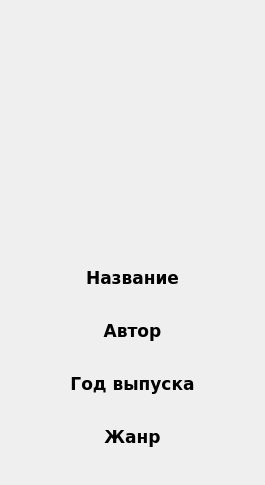
<?xml version="1.0" encoding="UTF-8"?>
<ui version="4.0">
 <class>Form</class>
 <widget class="QWidget" name="Form">
  <property name="geometry">
   <rect>
    <x>0</x>
    <y>0</y>
    <width>265</width>
    <height>477</height>
   </rect>
  </property>
  <property name="maximumSize">
   <size>
    <width>265</width>
    <height>477</height>
   </size>
  </property>
  <property name="windowTitle">
   <string>Информация о книге</string>
  </property>
  <property name="windowIcon">
   <iconset>
    <normaloff>info.png</normaloff>info.png</iconset>
  </property>
  <property name="styleSheet">
   <string notr="true"/>
  </property>
  <layout class="QVBoxLayout" name="verticalLayout">
   <item>
    <widget class="QLabel" name="preview">
     <property name="sizePolicy">
      <sizepolicy hsizetype="Preferred" vsizetype="Expanding">
       <horstretch>0</horstretch>
       <verstretch>0</verstretch>
      </sizepolicy>
     </property>
     <property name="minimumSize">
      <size>
       <width>0</width>
       <height>251</height>
      </size>
     </property>
     <property name="maximumSize">
      <size>
       <width>340</width>
       <height>251</height>
      </size>
     </property>
     <property name="text">
      <string/>
     </property>
     <property name="scaledContents">
      <bool>true</bool>
     </property>
    </widget>
   </item>
   <item>
    <widget class="QLabel" name="text1">
     <property name="sizePolicy">
      <sizepolicy hsizetype="Preferred" vsizetype="Minimum">
       <horstretch>0</horstretch>
       <verstretch>0</verstretch>
      </sizepolicy>
     </property>
     <property name="minimumSize">
      <size>
       <width>0</width>
       <height>0</height>
      </size>
     </property>
     <property name="font">
      <font>
       <family>Verdana</family>
       <pointsize>13</pointsize>
       <weight>75</weight>
       <bold>true</bold>
      </font>
     </property>
     <property name="text">
      <string>Название</string>
     </property>
     <property name="alignment">
      <set>Qt::AlignBottom|Qt::AlignHCenter</set>
     </property>
    </widget>
   </item>
   <item>
    <widget class="QLabel" name="bookTitle">
     <property name="sizePolicy">
      <sizepolicy hsizetype="Preferred" vsizetype="Minimum">
       <horstretch>0</horstretch>
       <verstretch>0</verstretch>
      </sizepolicy>
     </property>
     <property name="minimumSize">
      <size>
       <width>0</width>
       <height>0</height>
      </size>
     </property>
     <property name="font">
      <font>
       <family>Verdana</family>
       <pointsize>13</pointsize>
      </font>
     </property>
     <property name="text">
      <string/>
     </property>
     <property name="alignment">
      <set>Qt::AlignCenter</set>
     </property>
    </widget>
   </item>
   <item>
    <widget class="QLabel" name="text2">
     <property name="sizePolicy">
      <sizepolicy hsizetype="Preferred" vsizetype="Minimum">
       <horstretch>0</horstretch>
       <verstretch>0</verstretch>
      </sizepolicy>
     </property>
     <property name="minimumSize">
      <size>
       <width>0</width>
       <height>0</height>
      </size>
     </property>
     <property name="font">
      <font>
       <family>Verdana</family>
       <pointsize>13</pointsize>
       <weight>75</weight>
       <bold>true</bold>
      </font>
     </property>
     <property name="text">
      <string>Автор</string>
     </property>
     <property name="alignment">
      <set>Qt::AlignBottom|Qt::AlignHCenter</set>
     </property>
    </widget>
   </item>
   <item>
    <widget class="QLabel" name="bookAuthor">
     <property name="sizePolicy">
      <sizepolicy hsizetype="Preferred" vsizetype="Minimum">
       <horstretch>0</horstretch>
       <verstretch>0</verstretch>
      </sizepolicy>
     </property>
     <property name="minimumSize">
      <size>
       <width>0</width>
       <height>0</height>
      </size>
     </property>
     <property name="font">
      <font>
       <family>Verdana</family>
       <pointsize>13</pointsize>
      </font>
     </property>
     <property name="text">
      <string/>
     </property>
     <property name="alignment">
      <set>Qt::AlignCenter</set>
     </property>
    </widget>
   </item>
   <item>
    <widget class="QLabel" name="text3">
     <property name="sizePolicy">
      <sizepolicy hsizetype="Preferred" vsizetype="Minimum">
       <horstretch>0</horstretch>
       <verstretch>0</verstretch>
      </sizepolicy>
     </property>
     <property name="minimumSize">
      <size>
       <width>0</width>
       <height>0</height>
      </size>
     </property>
     <property name="font">
      <font>
       <family>Verdana</family>
       <pointsize>13</pointsize>
       <weight>75</weight>
       <bold>true</bold>
      </font>
     </property>
     <property name="text">
      <string>Год выпуска</string>
     </property>
     <property name="alignment">
      <set>Qt::AlignBottom|Qt::AlignHCenter</set>
     </property>
    </widget>
   </item>
   <item>
    <widget class="QLabel" name="bookReleaseYear">
     <property name="sizePolicy">
      <sizepolicy hsizetype="Preferred" vsizetype="Minimum">
       <horstretch>0</horstretch>
       <verstretch>0</verstretch>
      </sizepolicy>
     </property>
     <property name="minimumSize">
      <size>
       <width>0</width>
       <height>0</height>
      </size>
     </property>
     <property name="font">
      <font>
       <family>Verdana</family>
       <pointsize>13</pointsize>
      </font>
     </property>
     <property name="text">
      <string/>
     </property>
     <property name="alignment">
      <set>Qt::AlignCenter</set>
     </property>
    </widget>
   </item>
   <item>
    <widget class="QLabel" name="text4">
     <property name="sizePolicy">
      <sizepolicy hsizetype="Preferred" vsizetype="Minimum">
       <horstretch>0</horstretch>
       <verstretch>0</verstretch>
      </sizepolicy>
     </property>
     <property name="minimumSize">
      <size>
       <width>0</width>
       <height>0</height>
      </size>
     </property>
     <property name="font">
      <font>
       <family>Verdana</family>
       <pointsize>13</pointsize>
       <weight>75</weight>
       <bold>true</bold>
      </font>
     </property>
     <property name="text">
      <string>Жанр</string>
     </property>
     <property name="alignment">
      <set>Qt::AlignBottom|Qt::AlignHCenter</set>
     </property>
    </widget>
   </item>
   <item>
    <widget class="QLabel" name="bookGenre">
     <property name="sizePolicy">
      <sizepolicy hsizetype="Preferred" vsizetype="Minimum">
       <horstretch>0</horstretch>
       <verstretch>0</verstretch>
      </sizepolicy>
     </property>
     <property name="minimumSize">
      <size>
       <width>0</width>
       <height>0</height>
      </size>
     </property>
     <property name="font">
      <font>
       <family>Verdana</family>
       <pointsize>13</pointsize>
      </font>
     </property>
     <property name="text">
      <string/>
     </property>
     <property name="alignment">
      <set>Qt::AlignCenter</set>
     </property>
    </widget>
   </item>
  </layout>
 </widget>
 <resources/>
 <connections/>
</ui>
